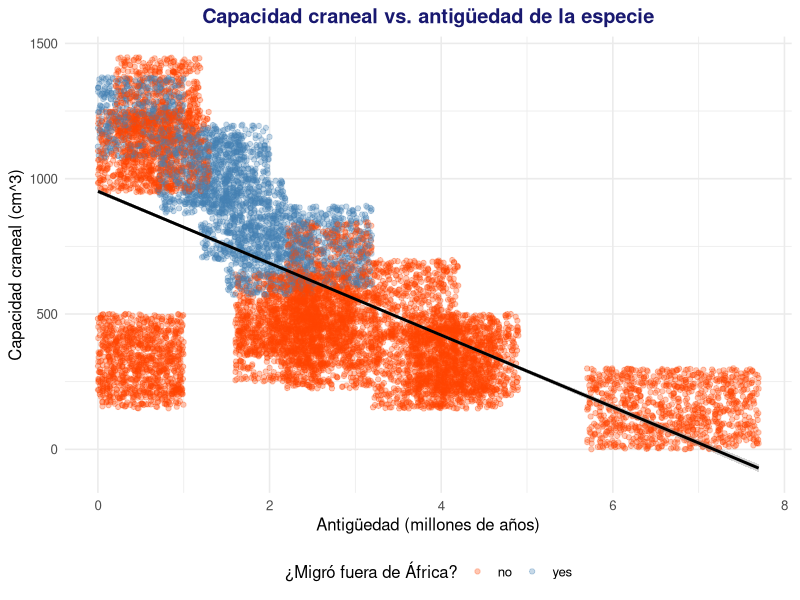
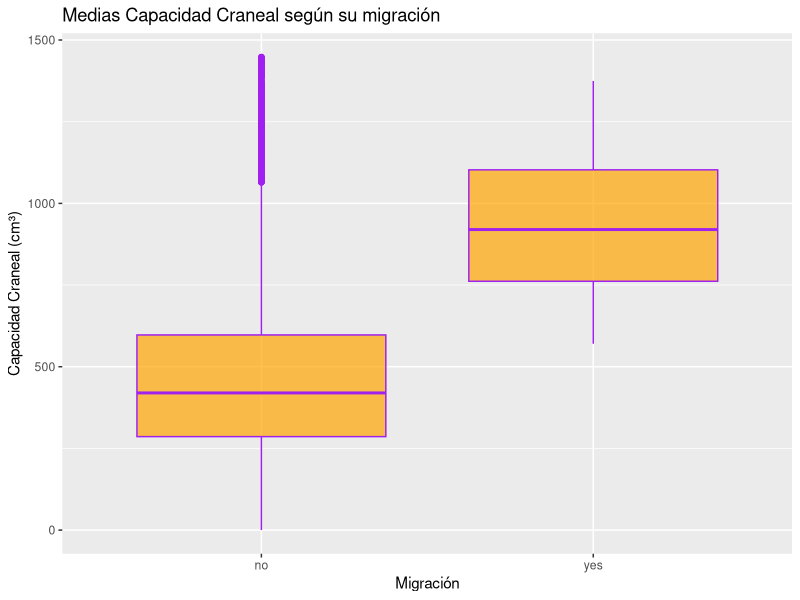

Source code (R) for these figures, in order:
## ---- chunk 1
knitr::opts_chunk$set(echo = TRUE)
## ---- chunk 2
# Cargar librerías
library(readr)
library(dplyr)
library(ggplot2)
# Lectura de archivos CSV
hominidos <- read_csv("Hominidos_DataSet.csv")
evolution <- read_csv("Evolution_DataSets.csv")
## ---- chunk 3
PRE_Evo <- evolution %>% 
  select(`Genus_&_Specie`, Time, Location)
knitr::kable(head(PRE_Evo, 10), aling = 'c', caption= "Tabla 1. Diez primeras filas Evolution_DataSets.csv ") #Estamos filtrando los primeros datos de una tabla que hemos generado para previsualizar lo datos y ver con que dataset nos quedamos
## ---- chunk 4
PRE_Hom <- hominidos %>% 
  select(`Genus_&_Specie`, Time, Location)
knitr::kable(head(PRE_Hom, 10), aling = 'c', caption= "Tabla 2. Diez primeras filas Hominidos_DataSet.csv")
## ---- chunk 5
cranial_zone_table <- evolution %>%
  select(Time, Cranial_Capacity)
cranial_zone_table
## ---- chunk 6
# Gráfico de dispersión de Time vs Cranial_Capacity, coloreando por Migrated
ggplot(evolution, aes(x = Time, y = Cranial_Capacity, color = Migrated)) +
  geom_point(alpha = 0.3) +
  geom_smooth(method = "lm", color = "black") +
  scale_color_manual(values = c("no" = "orangered", "yes" = "steelblue")) +
  labs(title = "Capacidad craneal vs. antigüedad de la especie",
       x = "Antigüedad (millones de años)",
       y = "Capacidad craneal (cm^3)",
       color = "¿Migró fuera de África?") +
  theme_minimal(base_size = 12) +
  theme(plot.title = element_text(face = "bold", hjust = 0.5, color = "midnightblue"),
        legend.position = "bottom")
## ---- chunk 7
CC_Migrated <- evolution %>% 
  select(Cranial_Capacity, Migrated)
knitr::kable(head(CC_Migrated, 10), aling = 'c', caption= "Tabla 3. Filtrado de los datos usados en este analisi ")
## ---- chunk 8
# Calcular estadísticos descriptivos por grupo (Migrated = yes/no)
mean_by_group <- evolution %>%
  group_by(Migrated) %>%
  summarize(N = n(),
            Media = mean(Cranial_Capacity, na.rm=TRUE),
            Desv = sd(Cranial_Capacity, na.rm=TRUE))
knitr::kable(mean_by_group, digits = 2, 
             caption = "Capacidad craneal media (cm^3) por grupo de migraci\u00f3n")
## ---- chunk 9
ggplot(evolution, aes(x = Migrated, y = Cranial_Capacity)) +
  geom_boxplot(fill = "orange", color = "purple", alpha = 0.7) +
  labs(
    title = "Medias Capacidad Craneal según su migración",
    x = "Migración",
    y = "Capacidad Craneal (cm³)"
  )
## ---- chunk 10
# Prueba t de Student para Cranial_Capacity entre grupos Migrated
resultado_t <- t.test(Cranial_Capacity ~ Migrated, data = evolution)
resultado_t
## ---- chunk 11
# Convertir la variable respuesta a factor con nivel base "no"
evolution$Migrated <- factor(evolution$Migrated, levels = c("no","yes"))
# Ajustar modelo de regresión logística
modelo_log <- glm(Migrated ~ Cranial_Capacity, data = evolution, family = binomial)
summary(modelo_log)
## ---- chunk 12
session <- sessionInfo()
print(session)
